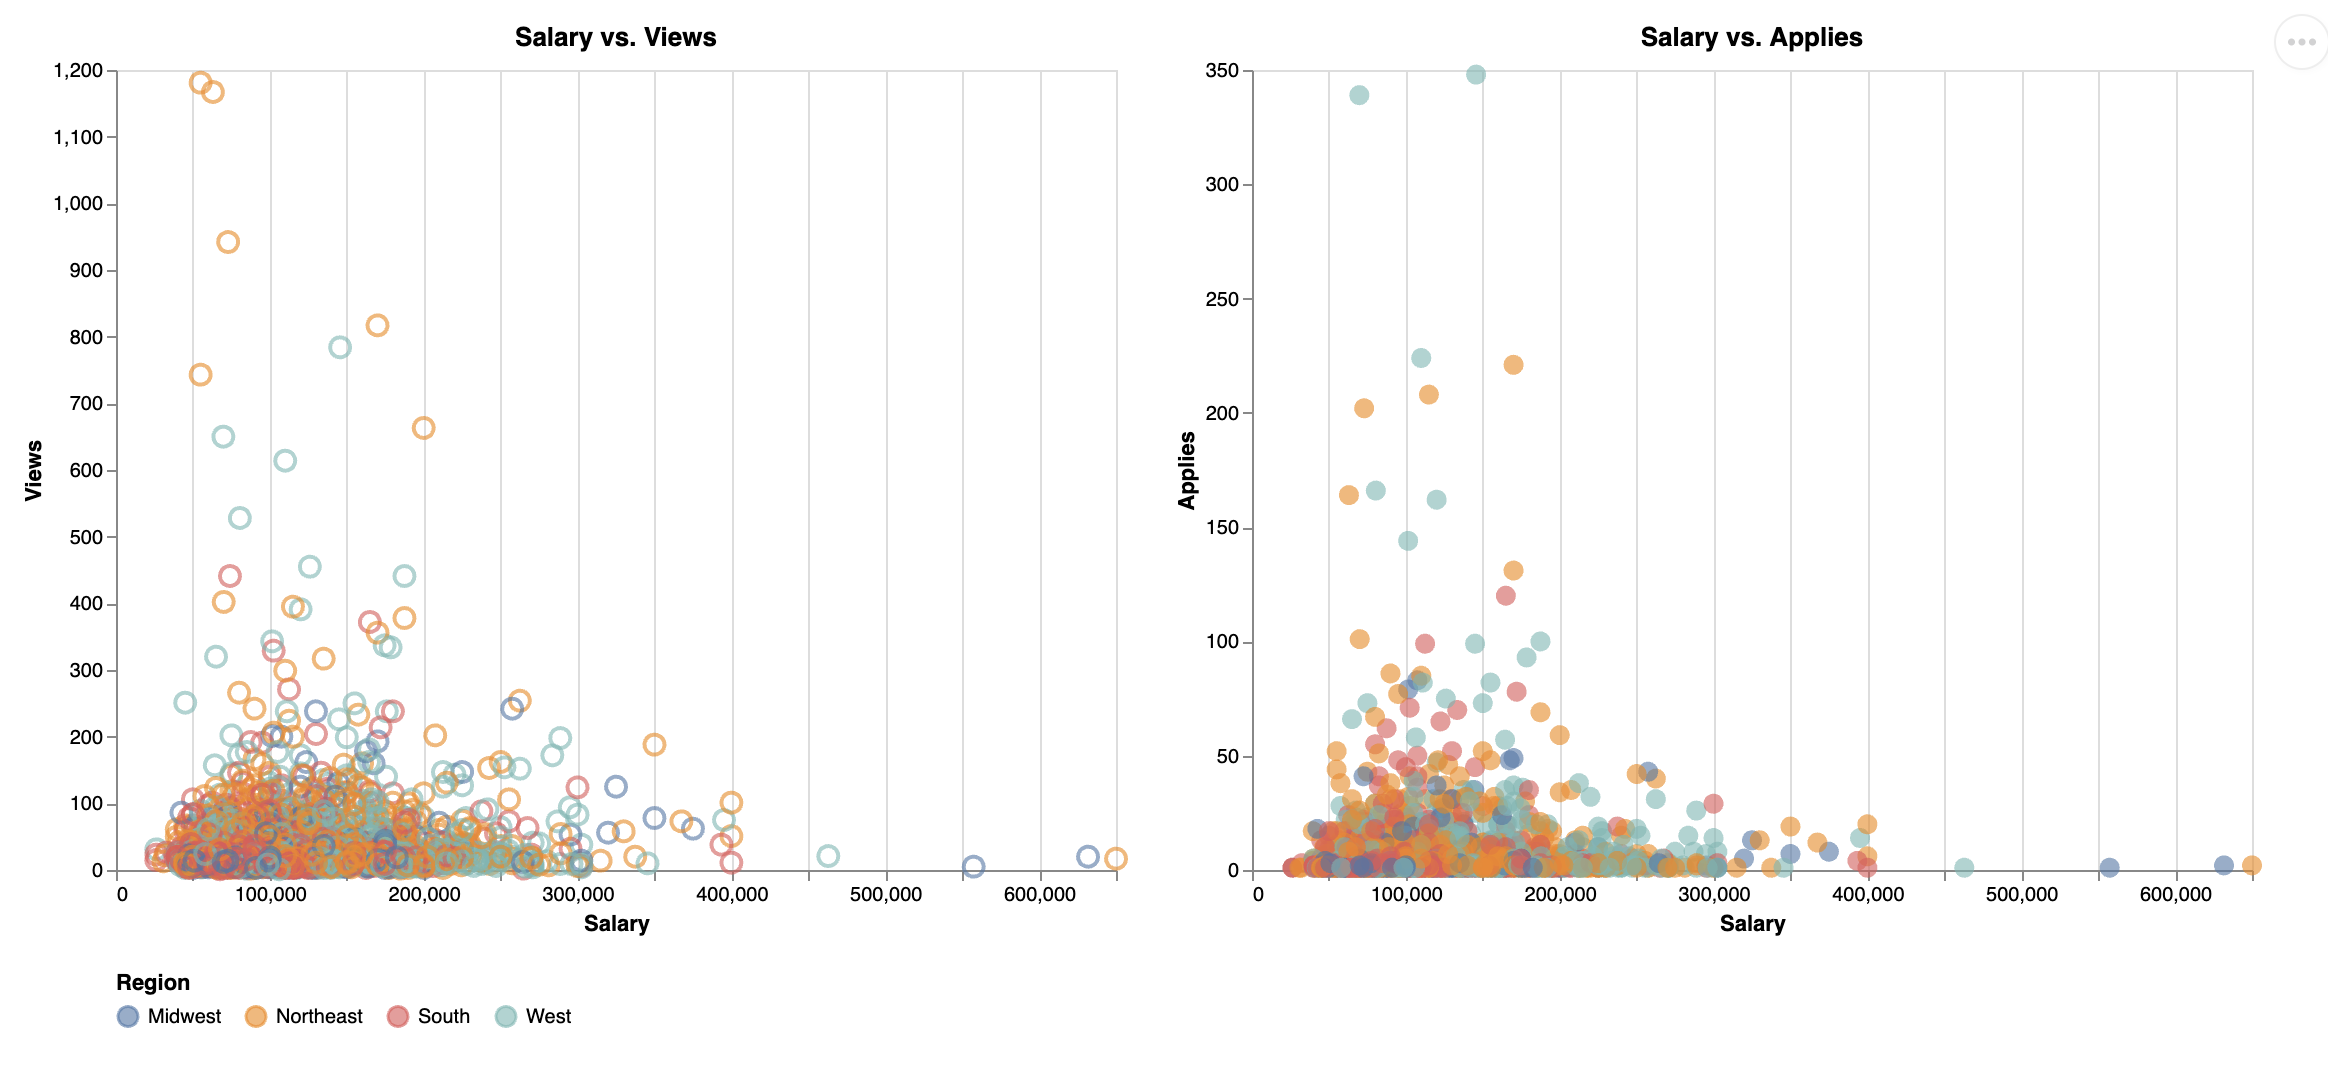

Write the Python code that produced this figure.
"""
This file produces the side by side scatterplots
"""
import pandas as pd
import altair as alt

# Prep the relevant dataset
linkedin = pd.read_csv('linkedin_df.csv')
linkedin['Company'] = linkedin['company_name']
linkedin['Salary'] = linkedin['normalized_salary'].apply(lambda x: f"${x:,.0f}")
linkedin_simple = linkedin.dropna(subset=['normalized_salary', 'views', 'applies', 'region'])
linkedin_simple = linkedin_simple[linkedin_simple['views'] <= 1500]
linkedin_data = linkedin_simple.to_dict('records')

# Define region multi-select using selection_point (Altair 5+ compatible)
region_select = alt.selection_point(fields=['region'], toggle=True, bind='legend', name='RegionSelector')

# Define salary brush
salary_brush = alt.selection_interval(encodings=['x'], name='brush')

# Left chart: Salary vs Views (highlight selected regions)
salary_vs_views = alt.Chart(alt.InlineData(values=linkedin_data)).mark_point(size=100).encode(
    x=alt.X('normalized_salary:Q', title='Salary', axis=alt.Axis(grid=True)),
    y=alt.Y('views:Q', title='Views', axis=alt.Axis(grid=False)),
    color=alt.Color('region:N', title='Region', legend=alt.Legend(orient='bottom')),
    opacity=alt.condition(region_select, alt.value(0.6), alt.value(0.05)),
    tooltip=['title:N', 'Company:N', 'Salary:N']
).add_params(
    salary_brush,
    region_select
).properties(
    width=500,
    height=400,
    title='Salary vs. Views'
)

# Right chart: Salary vs Applies (filtered by brush, highlight selected regions)
salary_vs_applies = alt.Chart(alt.InlineData(values=linkedin_data)).mark_circle(size=100).encode(
    x=alt.X('normalized_salary:Q', title='Salary', axis=alt.Axis(grid=True)),
    y=alt.Y('applies:Q', title='Applies', axis=alt.Axis(grid=False)),
    color=alt.Color('region:N', title='Region', legend=alt.Legend(orient='bottom')),
    opacity=alt.condition(region_select, alt.value(0.6), alt.value(0.05)),
    tooltip=['title:N', 'Company:N', 'Salary:N']
).transform_filter(
    salary_brush
).add_params(
    region_select
).properties(
    width=500,
    height=400,
    title='Salary vs. Applies'
)

# Side-by-side layout centered in a container
linked_scatterplots = alt.hconcat(salary_vs_views, salary_vs_applies).configure_view(
    continuousWidth=1000
).configure_legend(
    orient='bottom'
)

# Export chart as HTML
linked_scatterplots.save('scatterplots.html')